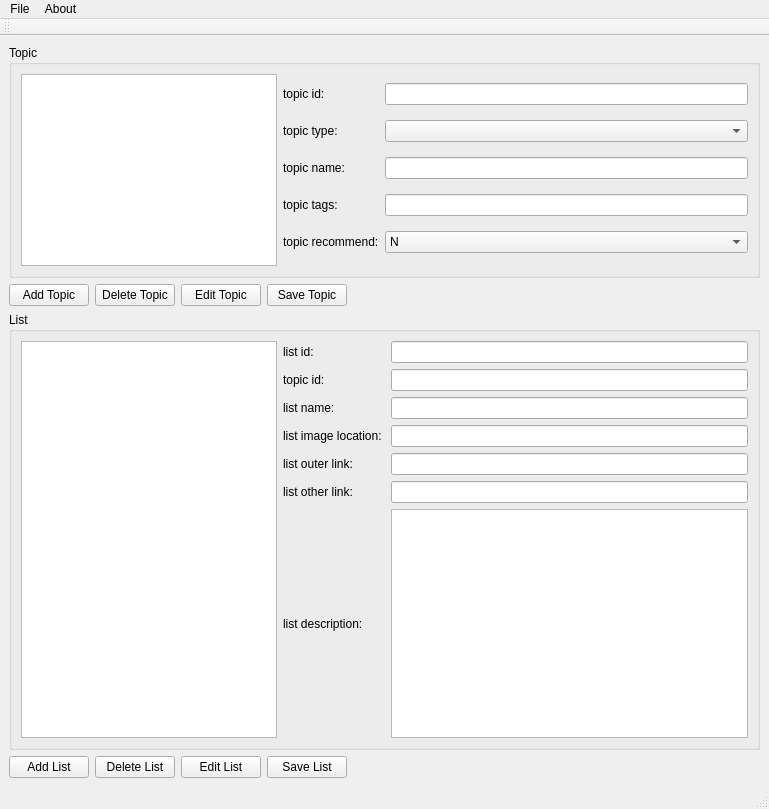
<?xml version="1.0" encoding="UTF-8"?>
<ui version="4.0">
 <class>MainWindow</class>
 <widget class="QMainWindow" name="MainWindow">
  <property name="geometry">
   <rect>
    <x>0</x>
    <y>0</y>
    <width>769</width>
    <height>809</height>
   </rect>
  </property>
  <property name="windowTitle">
   <string>MywebAdminQApp</string>
  </property>
  <widget class="QWidget" name="centralwidget">
   <layout class="QGridLayout" name="gridLayout_5">
    <item row="0" column="0" colspan="2">
     <widget class="QGroupBox" name="topicGroupBox">
      <property name="sizePolicy">
       <sizepolicy hsizetype="Preferred" vsizetype="Preferred">
        <horstretch>0</horstretch>
        <verstretch>0</verstretch>
       </sizepolicy>
      </property>
      <property name="title">
       <string>Topic</string>
      </property>
      <layout class="QGridLayout" name="gridLayout_2">
       <item row="0" column="0">
        <widget class="QTableView" name="topicTableView">
         <property name="sizePolicy">
          <sizepolicy hsizetype="Minimum" vsizetype="Minimum">
           <horstretch>0</horstretch>
           <verstretch>0</verstretch>
          </sizepolicy>
         </property>
        </widget>
       </item>
       <item row="0" column="1">
        <layout class="QGridLayout" name="gridLayout">
         <item row="1" column="0">
          <widget class="QLabel" name="topicType">
           <property name="text">
            <string>topic type:</string>
           </property>
          </widget>
         </item>
         <item row="2" column="1">
          <widget class="QLineEdit" name="topicNameEdit"/>
         </item>
         <item row="3" column="1">
          <widget class="QLineEdit" name="topicTagEdit"/>
         </item>
         <item row="1" column="1">
          <widget class="QComboBox" name="topicTypeComboBox"/>
         </item>
         <item row="3" column="0">
          <widget class="QLabel" name="topicTags">
           <property name="text">
            <string>topic tags:</string>
           </property>
          </widget>
         </item>
         <item row="2" column="0">
          <widget class="QLabel" name="topicName">
           <property name="text">
            <string>topic name:</string>
           </property>
          </widget>
         </item>
         <item row="4" column="1">
          <widget class="QComboBox" name="topicRecomComboBox">
           <item>
            <property name="text">
             <string>N</string>
            </property>
           </item>
           <item>
            <property name="text">
             <string>Y</string>
            </property>
           </item>
          </widget>
         </item>
         <item row="4" column="0">
          <widget class="QLabel" name="topicRecomFlag">
           <property name="text">
            <string>topic recommend:</string>
           </property>
          </widget>
         </item>
         <item row="0" column="0">
          <widget class="QLabel" name="topicID">
           <property name="text">
            <string>topic id:</string>
           </property>
          </widget>
         </item>
         <item row="0" column="1">
          <widget class="QLineEdit" name="topicIDEdit">
           <property name="readOnly">
            <bool>false</bool>
           </property>
          </widget>
         </item>
        </layout>
       </item>
      </layout>
     </widget>
    </item>
    <item row="1" column="0">
     <layout class="QHBoxLayout" name="horizontalLayout">
      <item>
       <widget class="QPushButton" name="addTopicButton">
        <property name="text">
         <string>Add Topic</string>
        </property>
       </widget>
      </item>
      <item>
       <widget class="QPushButton" name="deleteTopicButton">
        <property name="text">
         <string>Delete Topic</string>
        </property>
       </widget>
      </item>
      <item>
       <widget class="QPushButton" name="EditTopicButton">
        <property name="text">
         <string>Edit Topic</string>
        </property>
       </widget>
      </item>
      <item>
       <widget class="QPushButton" name="saveTopicButton">
        <property name="text">
         <string>Save Topic</string>
        </property>
       </widget>
      </item>
     </layout>
    </item>
    <item row="1" column="1">
     <spacer name="horizontalSpacer">
      <property name="orientation">
       <enum>Qt::Horizontal</enum>
      </property>
      <property name="sizeHint" stdset="0">
       <size>
        <width>375</width>
        <height>20</height>
       </size>
      </property>
     </spacer>
    </item>
    <item row="2" column="0" colspan="2">
     <widget class="QGroupBox" name="listGroupBox">
      <property name="title">
       <string>List</string>
      </property>
      <layout class="QGridLayout" name="gridLayout_4">
       <item row="0" column="0">
        <widget class="QTableView" name="listTableView">
         <property name="sizePolicy">
          <sizepolicy hsizetype="Minimum" vsizetype="Minimum">
           <horstretch>0</horstretch>
           <verstretch>0</verstretch>
          </sizepolicy>
         </property>
        </widget>
       </item>
       <item row="0" column="1">
        <layout class="QGridLayout" name="gridLayout_3">
         <item row="0" column="0">
          <widget class="QLabel" name="listID">
           <property name="text">
            <string>list id:</string>
           </property>
          </widget>
         </item>
         <item row="0" column="1">
          <widget class="QLineEdit" name="listIDEdit"/>
         </item>
         <item row="1" column="0">
          <widget class="QLabel" name="listTopicID">
           <property name="text">
            <string>topic id:</string>
           </property>
          </widget>
         </item>
         <item row="1" column="1">
          <widget class="QLineEdit" name="listTopicIDEdit"/>
         </item>
         <item row="2" column="0">
          <widget class="QLabel" name="listName">
           <property name="text">
            <string>list name:</string>
           </property>
          </widget>
         </item>
         <item row="2" column="1">
          <widget class="QLineEdit" name="listNameEdit"/>
         </item>
         <item row="3" column="0">
          <widget class="QLabel" name="topicRecomFlag_2">
           <property name="text">
            <string>list image location: </string>
           </property>
          </widget>
         </item>
         <item row="3" column="1">
          <widget class="QLineEdit" name="listImgLocEdit"/>
         </item>
         <item row="4" column="0">
          <widget class="QLabel" name="label">
           <property name="text">
            <string>list outer link:</string>
           </property>
          </widget>
         </item>
         <item row="4" column="1">
          <widget class="QLineEdit" name="listOuterLinkEdit"/>
         </item>
         <item row="5" column="0">
          <widget class="QLabel" name="label_2">
           <property name="text">
            <string>list other link:</string>
           </property>
          </widget>
         </item>
         <item row="5" column="1">
          <widget class="QLineEdit" name="listOtherLinkEdit"/>
         </item>
         <item row="6" column="0">
          <widget class="QLabel" name="topicTags_2">
           <property name="text">
            <string>list description:</string>
           </property>
          </widget>
         </item>
         <item row="6" column="1">
          <widget class="QTextEdit" name="listDescEdit"/>
         </item>
        </layout>
       </item>
      </layout>
     </widget>
    </item>
    <item row="3" column="0">
     <layout class="QHBoxLayout" name="horizontalLayout_2">
      <item>
       <widget class="QPushButton" name="addListButton">
        <property name="text">
         <string>Add List</string>
        </property>
       </widget>
      </item>
      <item>
       <widget class="QPushButton" name="deleteListButton">
        <property name="text">
         <string>Delete List</string>
        </property>
       </widget>
      </item>
      <item>
       <widget class="QPushButton" name="EditListButton">
        <property name="text">
         <string>Edit List</string>
        </property>
       </widget>
      </item>
      <item>
       <widget class="QPushButton" name="saveListButton">
        <property name="text">
         <string>Save List</string>
        </property>
       </widget>
      </item>
     </layout>
    </item>
    <item row="3" column="1">
     <spacer name="horizontalSpacer_2">
      <property name="orientation">
       <enum>Qt::Horizontal</enum>
      </property>
      <property name="sizeHint" stdset="0">
       <size>
        <width>375</width>
        <height>20</height>
       </size>
      </property>
     </spacer>
    </item>
   </layout>
  </widget>
  <widget class="QMenuBar" name="menubar">
   <property name="geometry">
    <rect>
     <x>0</x>
     <y>0</y>
     <width>769</width>
     <height>25</height>
    </rect>
   </property>
   <widget class="QMenu" name="menuFile">
    <property name="title">
     <string>File</string>
    </property>
    <addaction name="actionConnect"/>
    <addaction name="actionRefresh"/>
    <addaction name="separator"/>
    <addaction name="actionExit"/>
   </widget>
   <widget class="QMenu" name="menuAbout">
    <property name="title">
     <string>About</string>
    </property>
    <addaction name="actionAbout_mywebQApp"/>
   </widget>
   <addaction name="menuFile"/>
   <addaction name="menuAbout"/>
  </widget>
  <widget class="QStatusBar" name="statusbar"/>
  <widget class="QToolBar" name="toolBar">
   <property name="windowTitle">
    <string>toolBar</string>
   </property>
   <attribute name="toolBarArea">
    <enum>TopToolBarArea</enum>
   </attribute>
   <attribute name="toolBarBreak">
    <bool>false</bool>
   </attribute>
  </widget>
  <action name="actionConnect">
   <property name="text">
    <string>Connect</string>
   </property>
  </action>
  <action name="actionRefresh">
   <property name="text">
    <string>Refresh</string>
   </property>
  </action>
  <action name="actionExit">
   <property name="text">
    <string>Exit</string>
   </property>
  </action>
  <action name="actionAbout_mywebQApp">
   <property name="text">
    <string>About mywebQApp</string>
   </property>
  </action>
 </widget>
 <tabstops>
  <tabstop>topicTableView</tabstop>
  <tabstop>topicIDEdit</tabstop>
  <tabstop>topicTypeComboBox</tabstop>
  <tabstop>topicNameEdit</tabstop>
  <tabstop>topicTagEdit</tabstop>
  <tabstop>topicRecomComboBox</tabstop>
  <tabstop>addTopicButton</tabstop>
  <tabstop>deleteTopicButton</tabstop>
  <tabstop>EditTopicButton</tabstop>
  <tabstop>saveTopicButton</tabstop>
  <tabstop>listTableView</tabstop>
  <tabstop>listIDEdit</tabstop>
  <tabstop>listTopicIDEdit</tabstop>
  <tabstop>listNameEdit</tabstop>
  <tabstop>listImgLocEdit</tabstop>
  <tabstop>listOuterLinkEdit</tabstop>
  <tabstop>listOtherLinkEdit</tabstop>
  <tabstop>listDescEdit</tabstop>
  <tabstop>addListButton</tabstop>
  <tabstop>deleteListButton</tabstop>
  <tabstop>EditListButton</tabstop>
  <tabstop>saveListButton</tabstop>
 </tabstops>
 <resources/>
 <connections/>
</ui>
